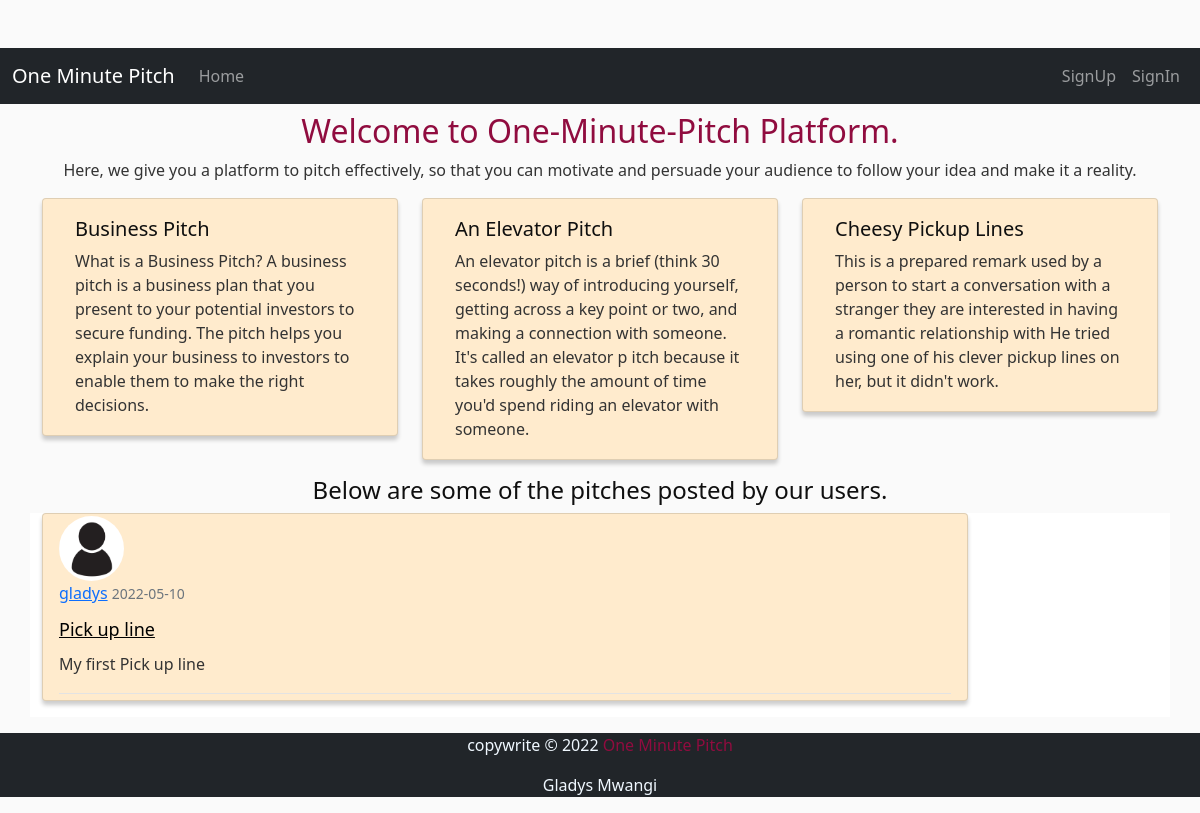
The page /index on the database as committed earlier.
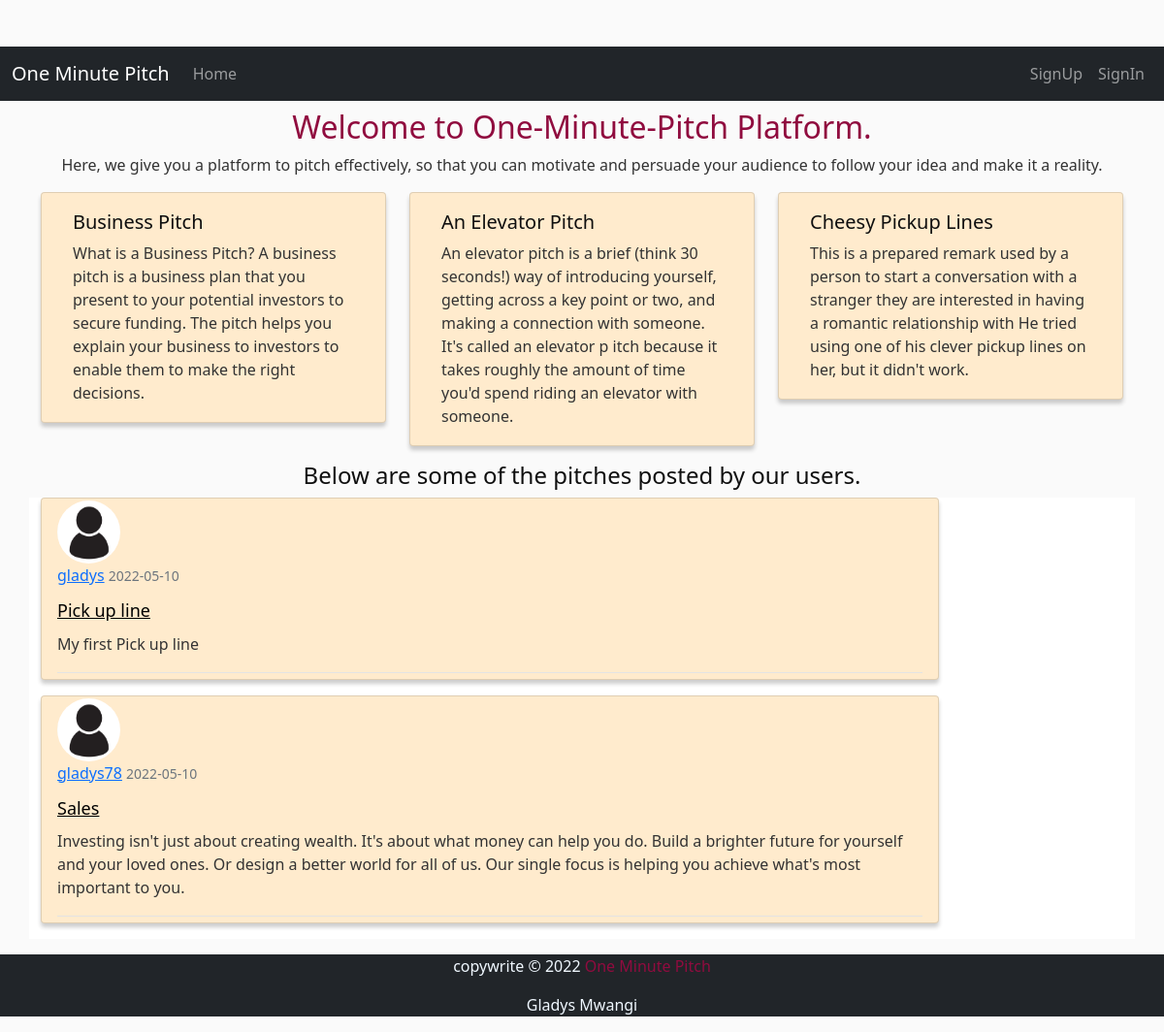
The same page on the database as committed later.
### app/models.py (models this page shows, shortened)
class Pitch(db.Model):
    __tablename__ = 'pitches'
    id = db.Column(db.Integer, primary_key=True)
    title= db.Column(db.String(50))
    content = db.Column(db.String(300))
    category_id = db.Column(db.String)
    date_posted = db.Column(db.DateTime, default=datetime.utcnow)
    user_id = db.Column(db.Integer, db.ForeignKey("users.id", ondelete="CASCADE"))
    comments = db.relationship('Comment', backref='pitch')
    likes = db.relationship('Like', backref='pitch')

class User(db.Model, UserMixin):
    __tablename__ = 'users'
    id = db.Column(db.Integer,primary_key = True)
    username = db.Column(db.String(255))
    email = db.Column(db.String(255),unique = True)
    image_file = db.Column(db.String(100), default='default.jpg')
    password = db.Column(db.String(255))
    pitches = db.relationship('Pitch', backref='author')
    comments = db.relationship('Comment', backref='author')
    likes = db.relationship('Like', backref='author' )

### app/views.py (the view)
@app.route('/')
@app.route('/index')
def index():
    pitches = Pitch.query.all()
    return render_template('index.html', user=current_user, pitches=pitches)

### app/templates/index.html
{% extends 'base.html' %}
{% block head %}
{{ super() }}
{% endblock %}
{% block content %}
<div class="heading mt-2">
        <h2 class="text-center"><span style="color:#900C3F"> Welcome to One-Minute-Pitch Platform.</span></h2>
        <p class="text-center">Here, we give you a platform to pitch effectively, so that
            you can motivate and persuade your audience to follow your idea and make it a reality.</p>
</div>
<div class="container" id="cards">
    <div class="row">
        <div class="col-sm-4">
        <div class="card" style="background-color: #FFEBCD;">
            <div class="card-body">
            <h5 class="card-title">Business Pitch</h5>
            <p class="card-text">What is a Business Pitch? A business pitch is a business plan that you
                present to your potential investors to secure funding.
                The pitch helps you explain your business to investors to enable them to make the
                right decisions.</p>
            </div>
        </div>
        </div>
        <div class="col-sm-4">
            <div class="card"  style="background-color: #FFEBCD;">
                <div class="card-body">
                <h5 class="card-title">An Elevator Pitch</h5>
                <p class="card-text">
                    An elevator pitch is a brief (think 30 seconds!) way of introducing yourself, getting across
                    a key point or two, and making a connection with someone. It's called an elevator p
                    itch because it takes roughly the amount of time you'd spend riding an elevator with someone.</p>
                </div>
            </div>
            </div>
        <div class="col-sm-4">
        <div class="card" style="background-color: #FFEBCD;">
            <div class="card-body">
            <h5 class="card-title">Cheesy Pickup Lines</h5>
            <p class="card-text">This is a prepared remark used by a person to start a conversation with a stranger
                they are interested in having a romantic relationship with He tried using one of his clever
                pickup lines on her, but it didn't work.</p>
            </div>
        </div>
        </div>
    </div>
</div>
<h4 class="text-center mt-3"> Below are some of the pitches posted by our users.</h4>
    {% for pitch in pitches %}
    <div class="container" style=background-color:white>
        <div class="row">
            <div class="col-md-10 mb-3">
                <div class="card" style=background-color:#FFEBCD>
                            <img class="rounded-circle article-img" src="{{ url_for('static', filename='profile_pics/' + pitch.author.image_file) }}">
                        <div class="article-metadata">
                            <a class="mr-2" href="#">{{ pitch.author.username }}</a>
                            <small class="text-muted">{{ pitch.date_posted.strftime('%Y-%m-%d') }}</small>
                            <div class="media-text">
                                <h2><a class="article-title" href="{{url_for('allPitch', pitch_id = pitch.id)}}">{{ pitch.title }}</a></h2>
                                <p class="article-content">{{ pitch.content }}</p>
                            </div>
                        </div>
                </div>
            </div>
        </div>
    </div>
    {% endfor %}
{% endblock %}

### app/templates/base.html (shortened to what this page needs)
<!doctype html>
<html lang="en">
        <head>
            {% block head %}
            <link href="https://cdn.jsdelivr.net/npm/bootstrap@5.0.2/dist/css/bootstrap.min.css" rel="stylesheet">
            <link rel="stylesheet" href="{{url_for('static',filename='css/index.css')}}">
            {% endblock %}
        </head>
    <body>
            {%include 'navbar.html'%}
        <div id="content">
            {% block content %}
            {% endblock %}
        </div>
        <footer class="text-center bg-dark mt-3">
            <p style="color: aliceblue;">copywrite &copy; 2022 <span style="color:#900C3F">One Minute Pitch</span></p>
            <p style="color: aliceblue;">Gladys Mwangi</p>
        </footer>
    </body>
</html>

### app/templates/navbar.html (shortened to what this page needs)
<nav class="navbar navbar-expand-lg navbar-dark bg-dark">
    <div class="container-fluid">
        <a class="navbar-brand" href="{{url_for('index')}}">One Minute Pitch</a>
        <div class="collapse navbar-collapse" id="navbarNav">
            <div class="navbar-nav mr-auto">
                <a class="nav-item nav-link" href="{{url_for('index')}}">Home</a>
            </div>
            <div class="navbar-nav ms-auto">
            {% if current_user.is_authenticated %}
                <a class="nav-item nav-link" href="{{url_for('account')}}">Account</a>
                <a class="nav-item nav-link " href="{{url_for('newpitch')}}">New Pitch</a>
                <a class="nav-item nav-link" href="{{url_for('logout')}}">Logout</a>
            {%else%}
                <a class="nav-item nav-link" href="{{url_for('register')}}">SignUp</a>
                <a class="nav-item nav-link" href="{{url_for('signIn')}}">SignIn</a>
            {% endif %}
            </div>
        </div>
    </div>
</nav>

### app/static/css/index.css (style rules this page uses)
body { background: #fafafa; color: #333333; margin-top: 3rem; }
h1, h2, h3, h4, h5, h6 { color: #0f0f0f; }
.card { box-shadow: 0 4px 4px 0 rgba(0,0,0,0.2); padding: 2px 16px; }
.article-title { color: black; font-size: Large; }
.article-content { white-space: pre-line; }
.article-img { height: 65px; width: 65px; margin-right: 16px; }
.article-metadata { padding-bottom: 1px; margin-bottom: 4px; border-bottom: 1px solid #e3e3e3 }

Rows that differ between the two databases and show on the page:
added Pitch: image_file (placeholder picture), author.username "gladys78", date_posted "2022-05-10", title "Sales", content "Investing isn't just about creating wealth. It's about what money can help you do. Build a brighter future for yourself and your loved ones. Or design a better world for all of us. Our single focus is helping you achieve what's most important to you."
